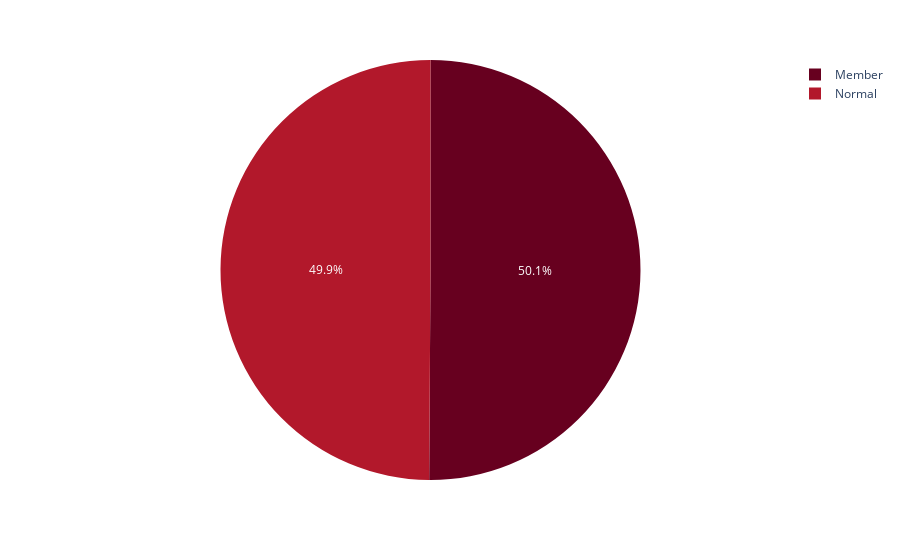

Notebook cell for this chart:
### Code cell
px.pie(df,'Customer type',color_discrete_sequence=px.colors.sequential.RdBu)

### Figure 1 — Plotly figure (JSON) as saved in the notebook; plotly's stock layout.template omitted (floating-point values rounded to 4 significant figures; data arrays with more than 128 entries replaced by an {"elided": "..."} marker saying what was removed)
{"data": [{"domain": {"x": [0, 1], "y": [0, 1]}, "hovertemplate": "Customer type=%{label}<extra></extra>", "labels": {"elided": "1000 str values"}, "legendgroup": "", "name": "", "showlegend": true, "type": "pie"}], "layout": {"autosize": true, "legend": {"tracegroupgap": 0}, "margin": {"t": 60}, "piecolorway": ["rgb(103,0,31)", "rgb(178,24,43)", "rgb(214,96,77)", "rgb(244,165,130)", "rgb(253,219,199)", "rgb(247,247,247)", "rgb(209,229,240)", "rgb(146,197,222)", "rgb(67,147,195)", "rgb(33,102,172)", "rgb(5,48,97)"]}}
